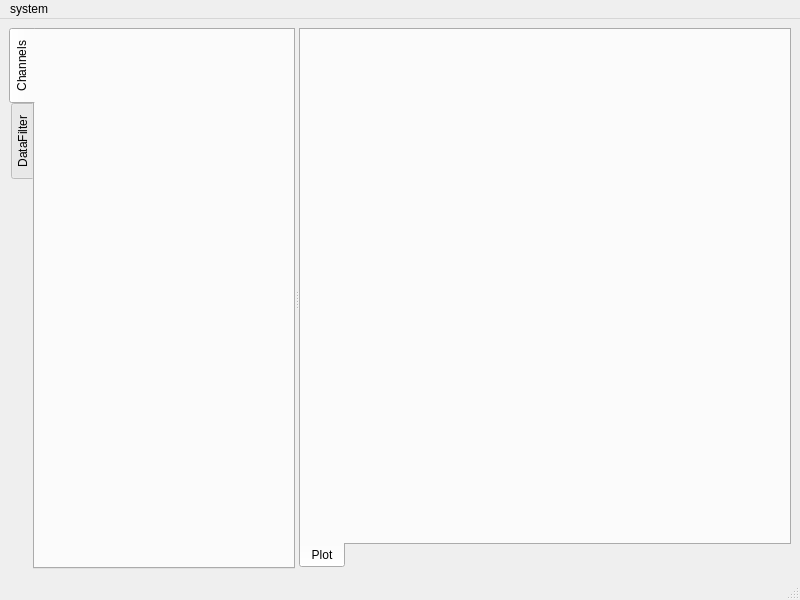
<?xml version="1.0" encoding="UTF-8"?>
<ui version="4.0">
 <class>MainWindow</class>
 <widget class="QMainWindow" name="MainWindow">
  <property name="geometry">
   <rect>
    <x>0</x>
    <y>0</y>
    <width>800</width>
    <height>600</height>
   </rect>
  </property>
  <property name="windowTitle">
   <string>MainWindow</string>
  </property>
  <widget class="QWidget" name="centralwidget">
   <layout class="QVBoxLayout" name="verticalLayout_4">
    <item>
     <widget class="QSplitter" name="splitter_2">
      <property name="orientation">
       <enum>Qt::Horizontal</enum>
      </property>
      <widget class="QTabWidget" name="tab">
       <property name="tabPosition">
        <enum>QTabWidget::West</enum>
       </property>
       <property name="currentIndex">
        <number>0</number>
       </property>
       <property name="tabBarAutoHide">
        <bool>true</bool>
       </property>
       <widget class="datatransmitter" name="tab_interface">
        <attribute name="title">
         <string>Channels</string>
        </attribute>
       </widget>
       <widget class="page_datafilter" name="tab_2">
        <attribute name="title">
         <string>DataFilter</string>
        </attribute>
       </widget>
      </widget>
      <widget class="QSplitter" name="splitter_1">
       <property name="orientation">
        <enum>Qt::Vertical</enum>
       </property>
       <property name="handleWidth">
        <number>1</number>
       </property>
       <widget class="QTabWidget" name="tabWidget">
        <property name="sizePolicy">
         <sizepolicy hsizetype="Expanding" vsizetype="MinimumExpanding">
          <horstretch>0</horstretch>
          <verstretch>0</verstretch>
         </sizepolicy>
        </property>
        <property name="tabPosition">
         <enum>QTabWidget::South</enum>
        </property>
        <property name="currentIndex">
         <number>0</number>
        </property>
        <widget class="QWidget" name="tab_plot">
         <attribute name="title">
          <string>Plot</string>
         </attribute>
         <layout class="QVBoxLayout" name="verticalLayout">
          <item>
           <widget class="dataplot" name="plot" native="true">
            <property name="sizePolicy">
             <sizepolicy hsizetype="Expanding" vsizetype="Expanding">
              <horstretch>0</horstretch>
              <verstretch>0</verstretch>
             </sizepolicy>
            </property>
           </widget>
          </item>
         </layout>
        </widget>
       </widget>
       <widget class="QWidget" name="verticalLayoutWidget">
        <layout class="QVBoxLayout" name="verticalLayout_2">
         <item>
          <widget class="area_transfer" name="page_transfer" native="true">
           <property name="sizePolicy">
            <sizepolicy hsizetype="MinimumExpanding" vsizetype="Minimum">
             <horstretch>0</horstretch>
             <verstretch>0</verstretch>
            </sizepolicy>
           </property>
          </widget>
         </item>
        </layout>
       </widget>
      </widget>
     </widget>
    </item>
   </layout>
  </widget>
  <widget class="QMenuBar" name="menubar">
   <property name="geometry">
    <rect>
     <x>0</x>
     <y>0</y>
     <width>800</width>
     <height>26</height>
    </rect>
   </property>
   <widget class="QMenu" name="menu_sys">
    <property name="title">
     <string>system</string>
    </property>
   </widget>
   <addaction name="menu_sys"/>
  </widget>
  <widget class="QStatusBar" name="statusbar"/>
 </widget>
 <customwidgets>
  <customwidget>
   <class>datatransmitter</class>
   <extends>QWidget</extends>
   <header>datatransmitter.h</header>
   <container>1</container>
  </customwidget>
  <customwidget>
   <class>dataplot</class>
   <extends>QWidget</extends>
   <header>dataplot.h</header>
   <container>1</container>
  </customwidget>
  <customwidget>
   <class>area_transfer</class>
   <extends>QWidget</extends>
   <header>area_transfer.h</header>
   <container>1</container>
  </customwidget>
  <customwidget>
   <class>page_datafilter</class>
   <extends>QWidget</extends>
   <header>page_datafilter.h</header>
   <container>1</container>
  </customwidget>
 </customwidgets>
 <resources/>
 <connections/>
</ui>
